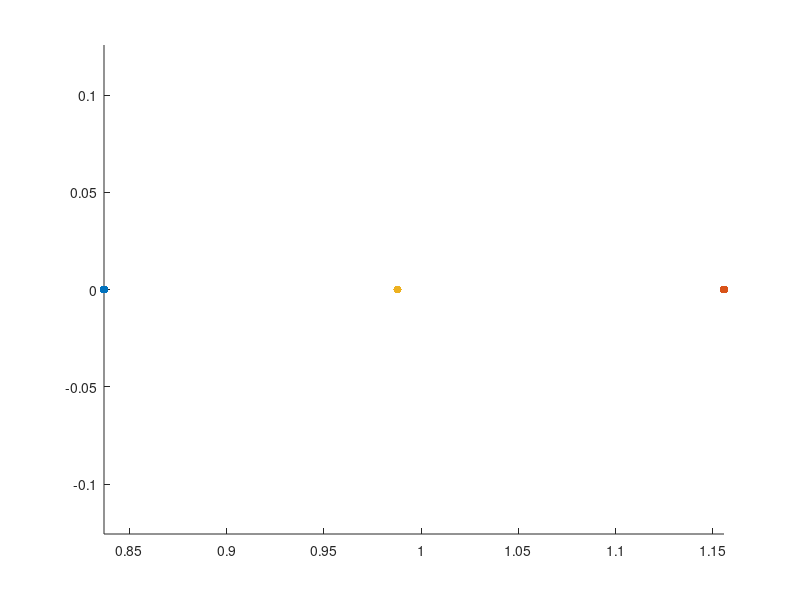

The MATLAB source for this figure: (Note: this script raises an error after producing the figure.)
clear; clc; close all;

%% Constants and IC

G = 6.67408 * 10^-11; % m3/(kgs2)
G = G / (10^9); % km3/(kgs2)

% Earth
mu_earth = 398600.435507; % km3/s2
a_earth = 149598023; % km
e_earth = 0.016708617;
mass_earth = mu_earth / G; % kg

% Moon
mu_moon = 4902.800118; % km3/s2
a_moon = 384400; % km
e_moon = 0.05490;
mass_moon = mu_moon / G; % kg

% Earth-Moon system
mass_ratio_em = mass_moon / (mass_earth + mass_moon);
m_star_em = mass_earth + mass_moon; % kg
l_star_em = a_moon; % km 
t_star_em = sqrt(l_star_em^3/(G * m_star_em)); % s
mu = mass_ratio_em;

T = 15e-3/1000; % kN
Isp = 1320; % sec

init_mass = 100;

% Non-dim thrust
f = (T*t_star_em^2)/(l_star_em*init_mass);

% g is assumed to be 9.80665e-3 km/s^2
mdot = -(f*l_star_em)/(Isp*9.80665e-3*t_star_em);

l1_lyapunov_orbits = load("V_family_L1_Lyapunov.mat").V_family;
l2_lyapunov_orbits = load("V_family_L2_Lyapunov_orbits.mat").V_family;
init_orbit_idx = 25;
final_orbit_idx = 40;
em_eq_pts = load("eq_points.mat").em_eq_pts;

l2_pos = [em_eq_pts(2,:), 0];
l1_pos = [em_eq_pts(1,:), 0];
p1_pos = [-mu, 0, 0];
p2_pos = [1-mu, 0, 0];

figure(1)
scatter(l1_pos(1), l1_pos(2), 'filled', 'black')
hold on
scatter(l2_pos(1), l2_pos(2), 'filled', 'green')
scatter(p2_pos(1), p2_pos(2), 'filled', 'cyan')
axis equal

% Set options for ode113
options_no_events = odeset('RelTol', 1e-12, 'AbsTol', 1e-12);

[tout_lyapunov_init, xout_lyapunov_init] = ode113(@(t,state)CR3BP(state, mu), [0, l1_lyapunov_orbits(7,init_orbit_idx)], l1_lyapunov_orbits(1:6,init_orbit_idx), options_no_events);
plot(xout_lyapunov_init(:,1), xout_lyapunov_init(:,2), 'blue', 'LineWidth',2)

[tout_lyapunov_final, xout_lyapunov_final] = ode113(@(t,state)CR3BP(state, mu), [0, l2_lyapunov_orbits(7,final_orbit_idx)], l2_lyapunov_orbits(1:6,final_orbit_idx), options_no_events);
plot(xout_lyapunov_final(:,1), xout_lyapunov_final(:,2), 'red', 'LineWidth',2)

title("Initial and Final Orbits")
xlabel('$$\hat{x}$$','Interpreter','Latex', 'FontSize',18)
ylabel('$$\hat{y}$$','Interpreter','Latex', 'FontSize',18)
grid on
hold off
legend("L1", "L2", "Moon", "Initial Orbit", "Final Orbit")

%% Transfer

num_angles = 25;
angles = linspace(0, 2*pi, num_angles);

% Straight down vector
neg_y_vec = [0, -1, 0]';

for i = 1:num_angles
    dcm = R3(angles(i));
    thrust_direction(:,i) = dcm * neg_y_vec;
end

% Initial orbit, initial state
init_state_0 = [xout_lyapunov_init(1,:), 1];

function status = countNegCrossings(t,state,flag)
    persistent count lastSign
    status = 0;

    if strcmp(flag,'init')
        count = 0;
        lastSign = sign(state(2,1));
    elseif isempty(flag)
        s = sign(state(2,end));
        if (lastSign > 0 && s < 0) || (lastSign < 0 && s > 0)
            count = count + 1;
            if count == 2
                status = 1;  % STOP
            end
        end
        lastSign = s;
    end
end

function status = countPosCrossings(t,state,flag)
    persistent count lastSign
    status = 0;

    if strcmp(flag,'init')
        count = 0;
        lastSign = sign(state(2,1));
    elseif isempty(flag)
        s = sign(state(2,end));
        if (lastSign < 0 && s > 0) || (lastSign > 0 && s < 0)
            count = count + 1;
            if count == 2
                status = 1;  % STOP
            end
        end
        lastSign = s;
    end
end

function [value, isterminal, direction] = single_cross_direction_agnostic(t, y, mu)
    value = y(1) - (1-mu);    % Detect when y(1) crosses 1-mu (moon)
    direction = 0;   % Trigger for both increasing and decreasing
    isterminal = 1;  % Stop after one event
end

function [value, isterminal, direction] = multiple_cross_direction_agnostic(t, y, mu)
    value = y(1) - (1-mu);    % Detect when y(1) crosses 1-mu (moon)
    direction = 0;   % Trigger for both increasing and decreasing
    isterminal = 0;  % Don't stop at event trigger
end

function [value, isterminal, direction] = zero_y_hyperplane_init(t, state)
    value = state(2);
    isterminal = 0;
    direction = 0;
end

function [value, isterminal, direction] = moon_x_hyperplane_init(t, state)
    value = state(1) - (1-mu);
    isterminal = 0;
    direction = 0;
end

function [value, isterminal, direction] = zero_y_hyperplane_final(t, state)
    value = state(2);
    isterminal = 0;
    direction = 0;
end

options_single_cross = odeset('RelTol', 1e-12, 'AbsTol', 1e-12, 'Events', @(t,y)single_cross_direction_agnostic(t,y,mu));

saved_final_state_init_single_cross = [];
count = 0;

% Single Cross
figure(2)
plot(xout_lyapunov_init(:,1), xout_lyapunov_init(:,2), 'blue', 'LineWidth',2)
hold on
grid on
plot(xout_lyapunov_final(:,1), xout_lyapunov_final(:,2), 'red', 'LineWidth',2)

for j = 1:length(xout_lyapunov_init)
    disp("Single Cross Init Traj - " + j)
    init_state_0 = [xout_lyapunov_init(j,:), 1];
    for i = 1:num_angles
        % Start from pointing straight down and rotate ccw
        fun = @(t,state)CR3BP_with_non_dim_mass(state, mu, thrust_direction(:,i), f, mdot);
        [tout, xout] = ode113(fun, [0, 45], init_state_0, options_single_cross);
        
        if (xout(end,2) < 0.5) & (xout(end,2) > -0.5) 
            count = count + 1;
            saved_final_state_init_single_cross(count,:) = [xout(end,2), xout(end,4), xout(end,5), i, j, xout(end,7)];
            init_traj = plot(xout(:,1), xout(:,2), 'Color', 'blue');
        end
        % end
    end
end
title("Single Cross Two-sided Trajectories")

saved_final_state_final_single_cross = [];
count = 0;

% Single Cross
for j = 1:length(xout_lyapunov_final)
    disp("Single Cross Final Traj - " + j)
    init_state_0 = [xout_lyapunov_final(j,:), 0.95];
    for i = 1:num_angles
        % Start from pointing straight down and rotate ccw
        fun = @(t,state)CR3BP_with_non_dim_mass(state, mu, thrust_direction(:,i), f, mdot);
        [tout, xout] = ode113(fun, [0, -25], init_state_0, options_single_cross);

        % if xout(end,1) > l2_pos(1)
        if (xout(end,2) < 0.5) & (xout(end,2) > -0.5) 
            count = count + 1;
            saved_final_state_final_single_cross(count,:) = [xout(end,2), xout(end,4), xout(end,5), i, j, xout(end,7)];
            final_traj = plot(xout(:,1), xout(:,2), 'Color', 'red');
        end
        % end
    end
end

legend([init_traj, final_traj], 'Initial Trajectory', 'Final Trajectory')
xlabel('$$\hat{x}$$','Interpreter','Latex', 'FontSize',18)
ylabel('$$\hat{y}$$','Interpreter','Latex', 'FontSize',18)
hold off

%% extract

B1 = saved_final_state_init_single_cross(saved_final_state_init_single_cross(:,3) > -0.1 & saved_final_state_init_single_cross(:,3) < 0.1, :);
B2 = saved_final_state_final_single_cross(saved_final_state_final_single_cross(:,3) > -0.1 & saved_final_state_final_single_cross(:,3) < 0.1, :);

% Poincare Map - other representation

figure()
scatter(B1(:,1), B1(:,2), 50, B1(:,3), 'o', 'filled')
hold on
scatter(B2(:,1), B2(:,2), 50, B2(:,3), '+')
cd = colorbar;
cd.Label.Interpreter = 'Latex';
cd.Label.String = '$$\dot{y}$$';
colormap(turbo);
grid on
xlabel("y")
ylabel("$$\dot{x}$$", 'Interpreter', 'latex')
title("Single Cross Two-Sided Poincar\'e Map", 'Interpreter','latex')
legend("Initial Trajectory", "Final Trajectory")


%% Poincare Map

figure(3)
scatter3(saved_final_state_init_single_cross(:,1), saved_final_state_init_single_cross(:,2), saved_final_state_init_single_cross(:,3), 'filled', 'blue')
hold on
scatter3(saved_final_state_final_single_cross(:,1), saved_final_state_final_single_cross(:,2), saved_final_state_final_single_cross(:,3), "filled", 'red')
xlabel("y")
ylabel("$$\dot{x}$$", 'Interpreter', 'latex')
zlabel("$$\dot{y}$$", 'Interpreter', 'latex')
legend("Initial Trajectory", "Final Trajectory")
title("Single Cross Two-Sided Poincar\'e Map", 'Interpreter','latex')

%% Poincare Map - other representation

figure(4)
scatter(saved_final_state_init_single_cross(:,1), saved_final_state_init_single_cross(:,2), 50, saved_final_state_init_single_cross(:,3), 'o', 'filled')
hold on
scatter(saved_final_state_final_single_cross(:,1), saved_final_state_final_single_cross(:,2), 50, saved_final_state_final_single_cross(:,3), '+')
cd = colorbar;
cd.Label.Interpreter = 'Latex';
cd.Label.String = '$$\dot{y}$$';
colormap(turbo);
grid on
xlabel("y")
ylabel("$$\dot{x}$$", 'Interpreter', 'latex')
title("Single Cross Two-Sided Poincar\'e Map", 'Interpreter','latex')
legend("Initial Trajectory", "Final Trajectory")

%% Poinecare map - quiver

figure()
q1 = quiver(saved_final_state_init_single_cross(:,1), saved_final_state_init_single_cross(:,2), saved_final_state_init_single_cross(:,3), saved_final_state_init_single_cross(:,6));
q1.Marker = 'o';                % Set marker style to a circle
q1.MarkerEdgeColor = 'auto';    % Match arrow border color
q1.MarkerFaceColor = 'auto';    % Fill the circle to make it a dot
q1.MarkerSize = 5;              % Adjust the size of the origin dot
hold on
q2 = quiver(saved_final_state_final_single_cross(:,1), saved_final_state_final_single_cross(:,2), saved_final_state_final_single_cross(:,3), saved_final_state_final_single_cross(:,6));
q2.Marker = 'o';                % Set marker style to a circle
q2.MarkerEdgeColor = 'auto';    % Match arrow border color
q2.MarkerFaceColor = 'auto';    % Fill the circle to make it a dot
q2.MarkerSize = 5;              % Adjust the size of the origin dot
grid on
legend("Initial Trajectory","Final Trajectory")
title("Single Cross Two-Sided Poincar\'e Map", 'Interpreter','latex')



%% Find close points

single_cross_close_pts = compare_poincare_maps(saved_final_state_init_single_cross, saved_final_state_final_single_cross);

%% Multiple Cross

options_mult_cross = odeset('RelTol', 1e-12, 'AbsTol', 1e-12, 'Events', @(t,y)multiple_cross_direction_agnostic(t,y,mu));

saved_final_state_init_mult_cross = [];
count = 0;

figure(5)
plot(xout_lyapunov_init(:,1), xout_lyapunov_init(:,2), 'blue', 'LineWidth',2)
hold on
grid on
plot(xout_lyapunov_final(:,1), xout_lyapunov_final(:,2), 'red', 'LineWidth',2)

% Multiple Cross
for j = 1:10:length(xout_lyapunov_init)
    disp("Multiple cross Init Traj - " + j)
    init_state_0 = [xout_lyapunov_init(j,:), 1];
    for i = 1:num_angles
        count = count + 1;
        fun = @(t,state)CR3BP_with_non_dim_mass(state, mu, thrust_direction(:,i), f, mdot);
        sol = ode113(fun, [0, 15], init_state_0, options_mult_cross);
        if isempty(sol.xe) == 0
            if (sol.ye(2,end) < 0.5) & (sol.ye(2,end) > -0.5)
                seconds_init = sol.xe(end);
                saved_final_state_init_mult_cross(count,:) = [sol.ye(2,end), sol.ye(4,end), sol.ye(5,end), i, j, seconds_init, sol.ye(7,end)];
                [tout, xout] = ode113(fun, [0, seconds_init], init_state_0, options_no_events);
                init_traj = plot(xout(:,1), xout(:,2), 'Color', 'b');
            end
        end

        
    end
end

saved_final_state_final_mult_cross = [];
count = 0;

% Multiple Cross
for j = 1:10:length(xout_lyapunov_final)
    disp("Multiple Cross Final Traj - " + j)
    init_state_0 = [xout_lyapunov_final(j,:), 0.9];
    for i = 1:num_angles
        count = count + 1;
        % Start from pointing straight down and rotate ccw
        fun = @(t,state)CR3BP_with_non_dim_mass(state, mu, thrust_direction(:,i), f, mdot);
        sol = ode113(fun, [0, -15], init_state_0, options_mult_cross);
        if isempty(sol.xe) == 0
            if length(sol.xe) >= 2
                if (sol.ye(2,end) < 0.5) & (sol.ye(2,end) > -0.5)
                    seconds_final = sol.xe(end);
                    saved_final_state_final_mult_cross(count,:) = [sol.ye(2,end), sol.ye(4,end), sol.ye(5,end), i, j, seconds_final, sol.ye(7,end)];
                    
                    [tout, xout] = ode113(fun, [0, seconds_final], init_state_0, options_no_events);
                    final_traj = plot(xout(:,1), xout(:,2), 'Color', 'r');
                end
            end
        end
    end
end

hold off
legend([init_traj, final_traj], "Initial Trajectory", "Final Trajectory")
xlabel('$$\hat{x}$$','Interpreter','Latex', 'FontSize',18)
ylabel('$$\hat{y}$$','Interpreter','Latex', 'FontSize',18)
title("2-Cross Two-sided Trajectories")


%% Mult-Cross Poincare Map

figure(6)
scatter3(saved_final_state_init_mult_cross(:,1), saved_final_state_init_mult_cross(:,2), saved_final_state_init_mult_cross(:,3), 'filled', 'blue')
hold on
scatter3(saved_final_state_final_mult_cross(:,1), saved_final_state_final_mult_cross(:,2), saved_final_state_final_mult_cross(:,3), "filled", 'red')
xlabel("y")
ylabel("$$\dot{x}$$", 'Interpreter', 'latex')
zlabel("$$\dot{y}$$", 'Interpreter', 'latex')
legend("Initial Trajectory", "Final Trajectory")
title("Multi-Cross Two-Sided Poincar\'e Map", 'Interpreter','latex')

%% Mult-Cross Poincare Map different representation

figure(7)
scatter(saved_final_state_init_mult_cross(:,1), saved_final_state_init_mult_cross(:,2), 50, saved_final_state_init_mult_cross(:,3), 'o', 'filled')
hold on
scatter(saved_final_state_final_mult_cross(:,1), saved_final_state_final_mult_cross(:,2), 50, saved_final_state_final_mult_cross(:,3), '+')
cd = colorbar;
cd.Label.Interpreter = 'Latex';
cd.Label.String = '$$\dot{y}$$';
colormap(turbo);
grid on
xlabel("y")
ylabel("$$\dot{x}$$", 'Interpreter', 'latex')
title("Multi-Cross Two-Sided Poincar\'e Map", 'Interpreter','latex')
legend("Initial Trajectory", "Final Trajectory")

%% Poincare map - quiver

figure()
q1 = quiver(saved_final_state_init_mult_cross(:,1), saved_final_state_init_mult_cross(:,2), saved_final_state_init_mult_cross(:,3), saved_final_state_init_mult_cross(:,7));
q1.Marker = 'o';                % Set marker style to a circle
q1.MarkerEdgeColor = 'auto';    % Match arrow border color
q1.MarkerFaceColor = 'auto';    % Fill the circle to make it a dot
q1.MarkerSize = 5;              % Adjust the size of the origin dot
hold on
q2 = quiver(saved_final_state_final_mult_cross(:,1), saved_final_state_final_mult_cross(:,2), saved_final_state_final_mult_cross(:,3), saved_final_state_final_mult_cross(:,7));
q2.Marker = 'o';                % Set marker style to a circle
q2.MarkerEdgeColor = 'auto';    % Match arrow border color
q2.MarkerFaceColor = 'auto';    % Fill the circle to make it a dot
q2.MarkerSize = 5;              % Adjust the size of the origin dot
grid on
legend("Initial Trajectory","Final Trajectory")
title("Single Cross Two-Sided Poincar\'e Map", 'Interpreter','latex')

%% Find close points

mult_cross_close_pts = compare_poincare_maps(saved_final_state_init_mult_cross, saved_final_state_final_mult_cross);

%% Plot uncorrected trajectory - option 1, single cross

% Found these nubmers by manually looking through plot:
% find(abs(saved_final_state_init_single_cross(:,1)-(-0.00693996)) < 1e-5)
% = 922
% find(abs(saved_final_state_final_single_cross(:,1)-(-0.00693925)) < 1e-5)
% = 1737
uncorrected_init_idx = single_cross_close_pts(2);
uncorrected_final_idx = single_cross_close_pts(3);
uncorrected_init_i = saved_final_state_init_single_cross(uncorrected_init_idx,4);
uncorrected_init_j = saved_final_state_init_single_cross(uncorrected_init_idx,5);
% uncorrected_init_seconds = saved_final_state_init_mult_cross(uncorrected_init_idx,6);
uncorrected_final_i = saved_final_state_final_single_cross(uncorrected_final_idx,4);
uncorrected_final_j = saved_final_state_final_single_cross(uncorrected_final_idx,5);
% uncorrected_final_seconds = saved_final_state_final_mult_cross(uncorrected_final_idx,6);
uncorrected_init_state0 = xout_lyapunov_init(uncorrected_init_j,:);
uncorrected_final_state0 = xout_lyapunov_final(uncorrected_final_j,:);
uncorrected_init_thrust = thrust_direction(:,uncorrected_init_i);
uncorrected_final_thrust = thrust_direction(:,uncorrected_final_i);
uncorrected_init_time = saved_final_state_init_single_cross(uncorrected_init_idx,6);
uncorrected_final_time = saved_final_state_final_single_cross(uncorrected_final_idx,6);

figure(8)
scatter(l2_pos(1), l2_pos(2), 'filled', 'black')
hold on
plot(xout_lyapunov_init(1:uncorrected_init_j,1), xout_lyapunov_init(1:uncorrected_init_j,2), 'blue', 'LineWidth', 2)
plot(xout_lyapunov_final(uncorrected_final_j:end,1), xout_lyapunov_final(uncorrected_final_j:end,2), 'red', 'LineWidth', 2)
grid on
title("Uncorrected Trajectory Option 1")
xlabel('$$\hat{x}$$','Interpreter','Latex', 'FontSize',18)
ylabel('$$\hat{y}$$','Interpreter','Latex', 'FontSize',18)


fun = @(t,state)CR3BP_with_non_dim_mass(state, mu, uncorrected_init_thrust, f, mdot);
[uncorrected_init_tout, uncorrected_init_xout] = ode113(fun, [0, 45], [uncorrected_init_state0, 1], options_single_cross);
x_1_f = xout(end,:)';
plot(uncorrected_init_xout(:,1), uncorrected_init_xout(:,2), 'Color', 'black', 'LineWidth', 2)

fun = @(t,state)CR3BP_with_non_dim_mass(state, mu, uncorrected_final_thrust, f, mdot);
[uncorrected_final_tout, uncorrected_final_xout] = ode113(fun, [0, -25], [uncorrected_final_state0, 0.95], options_single_cross);
plot(uncorrected_final_xout(:,1), uncorrected_final_xout(:,2), 'Color', 'magenta', 'LineWidth', 2)
hold off
grid on
legend("L2", "Initial Orbit", "Final Orbit", "Initial Transfer", "Final Transfer")

%% Correction

% Mass burn rate
% Non-dim thrust
f = (T*t_star_em^2)/(l_star_em*init_mass);
% g is assumed to be 9.80665e-3 km/s^2
mdot = -(f*l_star_em)/(Isp*9.80665e-3*t_star_em);

% This is the mass at the end of the each burn
mass_1_0 = 1;
mass_2_0 = mass_1_0;
mass_3_0 = saved_final_state_final_single_cross(uncorrected_final_idx, 6);
% mass_3_0 = mass_2_0 + mdot*abs(uncorrected_final_tout(end));
% mass_4_0 = mass_3_0 + mdot*(tout_lyapunov_final(end) - tout_lyapunov_final(uncorrected_final_j));
mass_4_0 = 0.95;

V1 = [xout_lyapunov_init(1,:)'; mass_1_0; tout_lyapunov_init(uncorrected_init_j)];
V6 = [xout_lyapunov_final(uncorrected_final_j,:)'; mass_4_0; tout_lyapunov_final(end) - tout_lyapunov_final(uncorrected_final_j)];
V2 = [uncorrected_init_state0'; mass_2_0; uncorrected_init_thrust; uncorrected_init_tout(110)];
V3 = [uncorrected_init_xout(110,1:6)'; uncorrected_init_xout(110,7); uncorrected_init_thrust; uncorrected_init_tout(end)-uncorrected_init_tout(110)];
V4 = [uncorrected_final_xout(end,1:6)'; mass_3_0; uncorrected_final_thrust; uncorrected_final_tout(76)-(uncorrected_final_tout(end))];
V5 = [uncorrected_final_xout(76,1:6)'; uncorrected_final_xout(76,7); uncorrected_final_thrust; abs(uncorrected_final_tout(76))];

% This array determines whether a particular arc is natural or thrusting
% 0 indicates natural arc and 1 indicates thrusting arc
V_config = [0, 1, 1, 1, 1, 0];

V0 = cell(6, 1);
V0{1} = V1;
V0{2} = V2;
V0{3} = V3;
V0{4} = V4;
V0{5} = V5;
V0{6} = V6;

system_params = [mu, t_star_em, l_star_em, T, Isp, init_mass, f, mdot];
% plot_modular(V0, V_config, l1_pos, l2_pos, system_params);

% mass_1_f = mass_1_0;
% mass_2_f = mdot*V2(end) + mass_2_0;
% mass_3_f = 0.95;
% % mass_3_f = mdot*V3(end) + mass_3_0;
% mass_4_f = mass_4_0;

x_1_des = xout_lyapunov_init(1,:)';
x_6_des = xout_lyapunov_final(end,:)';
x_2_des = uncorrected_final_xout(end,1:6)';
x_3_des = xout_lyapunov_final(uncorrected_final_j,:)';

V_soln = correction_modular(V0, V_config, system_params, x_1_des, x_6_des, l1_pos, l2_pos);
